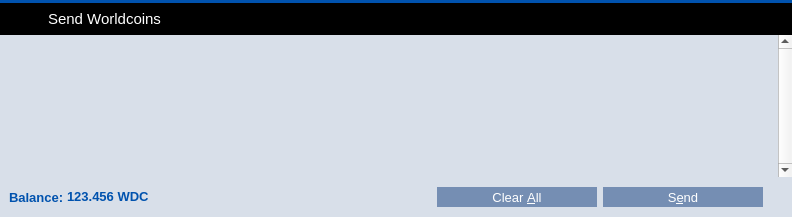
<?xml version="1.0" encoding="UTF-8"?>
<ui version="4.0">
 <class>SendCoinsDialog</class>
 <widget class="QDialog" name="SendCoinsDialog">
  <property name="geometry">
   <rect>
    <x>0</x>
    <y>0</y>
    <width>792</width>
    <height>217</height>
   </rect>
  </property>
  <property name="palette">
   <palette>
    <active>
     <colorrole role="Button">
      <brush brushstyle="SolidPattern">
       <color alpha="255">
        <red>0</red>
        <green>117</green>
        <blue>209</blue>
       </color>
      </brush>
     </colorrole>
     <colorrole role="Base">
      <brush brushstyle="SolidPattern">
       <color alpha="255">
        <red>0</red>
        <green>117</green>
        <blue>209</blue>
       </color>
      </brush>
     </colorrole>
     <colorrole role="Window">
      <brush brushstyle="SolidPattern">
       <color alpha="255">
        <red>0</red>
        <green>117</green>
        <blue>209</blue>
       </color>
      </brush>
     </colorrole>
    </active>
    <inactive>
     <colorrole role="Button">
      <brush brushstyle="SolidPattern">
       <color alpha="255">
        <red>0</red>
        <green>117</green>
        <blue>209</blue>
       </color>
      </brush>
     </colorrole>
     <colorrole role="Base">
      <brush brushstyle="SolidPattern">
       <color alpha="255">
        <red>0</red>
        <green>117</green>
        <blue>209</blue>
       </color>
      </brush>
     </colorrole>
     <colorrole role="Window">
      <brush brushstyle="SolidPattern">
       <color alpha="255">
        <red>0</red>
        <green>117</green>
        <blue>209</blue>
       </color>
      </brush>
     </colorrole>
    </inactive>
    <disabled>
     <colorrole role="Button">
      <brush brushstyle="SolidPattern">
       <color alpha="255">
        <red>0</red>
        <green>117</green>
        <blue>209</blue>
       </color>
      </brush>
     </colorrole>
     <colorrole role="Base">
      <brush brushstyle="SolidPattern">
       <color alpha="255">
        <red>0</red>
        <green>117</green>
        <blue>209</blue>
       </color>
      </brush>
     </colorrole>
     <colorrole role="Window">
      <brush brushstyle="SolidPattern">
       <color alpha="255">
        <red>0</red>
        <green>117</green>
        <blue>209</blue>
       </color>
      </brush>
     </colorrole>
    </disabled>
   </palette>
  </property>
  <property name="windowTitle">
   <string>Send Coins</string>
  </property>
  <property name="styleSheet">
   <string notr="true">#SendCoinsDialog {
	background-color: #0075d1;
}</string>
  </property>
  <layout class="QVBoxLayout" name="verticalLayout">
   <property name="spacing">
    <number>0</number>
   </property>
   <property name="leftMargin">
    <number>0</number>
   </property>
   <property name="topMargin">
    <number>0</number>
   </property>
   <property name="rightMargin">
    <number>0</number>
   </property>
   <property name="bottomMargin">
    <number>0</number>
   </property>
   <item>
    <widget class="Line" name="line_7">
     <property name="styleSheet">
      <string notr="true">background-color: #0052AE;</string>
     </property>
     <property name="frameShadow">
      <enum>QFrame::Raised</enum>
     </property>
     <property name="lineWidth">
      <number>0</number>
     </property>
     <property name="orientation">
      <enum>Qt::Horizontal</enum>
     </property>
    </widget>
   </item>
   <item>
    <widget class="QWidget" name="wSendMegsHeader" native="true">
     <property name="minimumSize">
      <size>
       <width>0</width>
       <height>32</height>
      </size>
     </property>
     <property name="maximumSize">
      <size>
       <width>16777215</width>
       <height>32</height>
      </size>
     </property>
     <property name="styleSheet">
      <string notr="true">#wSendMegsHeader {
	
	background-color: rgb(0, 0, 0);
}</string>
     </property>
     <property name="is_header" stdset="0">
      <bool>true</bool>
     </property>
     <widget class="QLabel" name="label_29">
      <property name="geometry">
       <rect>
        <x>9</x>
        <y>1</y>
        <width>37</width>
        <height>30</height>
       </rect>
      </property>
      <property name="sizePolicy">
       <sizepolicy hsizetype="Preferred" vsizetype="Preferred">
        <horstretch>0</horstretch>
        <verstretch>0</verstretch>
       </sizepolicy>
      </property>
      <property name="minimumSize">
       <size>
        <width>30</width>
        <height>30</height>
       </size>
      </property>
      <property name="maximumSize">
       <size>
        <width>44</width>
        <height>42</height>
       </size>
      </property>
      <property name="text">
       <string/>
      </property>
      <property name="pixmap">
       <pixmap resource="../res.qrc">:/res/download.png</pixmap>
      </property>
     </widget>
     <widget class="QLabel" name="label_30">
      <property name="geometry">
       <rect>
        <x>48</x>
        <y>7</y>
        <width>161</width>
        <height>18</height>
       </rect>
      </property>
      <property name="font">
       <font>
        <pointsize>11</pointsize>
        <stylestrategy>PreferAntialias</stylestrategy>
       </font>
      </property>
      <property name="styleSheet">
       <string notr="true">QLabel {
	color: #fff;
}</string>
      </property>
      <property name="text">
       <string>Send Worldcoins</string>
      </property>
     </widget>
    </widget>
   </item>
   <item>
    <widget class="QScrollArea" name="scrollArea">
     <property name="styleSheet">
      <string notr="true"> QScrollBar:vertical {
     border: 0px solid grey;
     background: white;
     width: 9px;
     margin: 0px 0px 0 0px;
 }
 QScrollBar::handle:vertical {
     background: #D8DFE9;
     min-width: 20px;
 }</string>
     </property>
     <property name="frameShape">
      <enum>QFrame::NoFrame</enum>
     </property>
     <property name="verticalScrollBarPolicy">
      <enum>Qt::ScrollBarAlwaysOn</enum>
     </property>
     <property name="widgetResizable">
      <bool>true</bool>
     </property>
     <widget class="QWidget" name="scrollAreaWidgetContents">
      <property name="geometry">
       <rect>
        <x>0</x>
        <y>0</y>
        <width>783</width>
        <height>137</height>
       </rect>
      </property>
      <property name="styleSheet">
       <string notr="true">#scrollAreaWidgetContents {
	background-color: #D8DFE9;
}</string>
      </property>
      <layout class="QVBoxLayout" name="verticalLayout_2">
       <property name="leftMargin">
        <number>0</number>
       </property>
       <property name="topMargin">
        <number>1</number>
       </property>
       <property name="rightMargin">
        <number>0</number>
       </property>
       <property name="bottomMargin">
        <number>0</number>
       </property>
       <item>
        <layout class="QVBoxLayout" name="entries">
         <property name="spacing">
          <number>6</number>
         </property>
        </layout>
       </item>
       <item>
        <spacer name="verticalSpacer">
         <property name="orientation">
          <enum>Qt::Vertical</enum>
         </property>
         <property name="sizeHint" stdset="0">
          <size>
           <width>20</width>
           <height>40</height>
          </size>
         </property>
        </spacer>
       </item>
      </layout>
     </widget>
    </widget>
   </item>
   <item>
    <widget class="QWidget" name="wContainer" native="true">
     <property name="styleSheet">
      <string notr="true">#wContainer {
	background-color: #D8DFE9;
}</string>
     </property>
     <layout class="QHBoxLayout" name="horizontalLayout_3">
      <property name="topMargin">
       <number>10</number>
      </property>
      <property name="bottomMargin">
       <number>10</number>
      </property>
      <item>
       <layout class="QHBoxLayout" name="horizontalLayout_2">
        <property name="spacing">
         <number>3</number>
        </property>
        <item>
         <widget class="QLabel" name="label">
          <property name="maximumSize">
           <size>
            <width>16777215</width>
            <height>25</height>
           </size>
          </property>
          <property name="font">
           <font>
            <pointsize>10</pointsize>
            <weight>75</weight>
            <bold>true</bold>
           </font>
          </property>
          <property name="styleSheet">
           <string notr="true">QLabel {
	color: #0052AE;
}</string>
          </property>
          <property name="text">
           <string>Balance:</string>
          </property>
         </widget>
        </item>
        <item>
         <widget class="QLabel" name="labelBalance">
          <property name="maximumSize">
           <size>
            <width>160</width>
            <height>25</height>
           </size>
          </property>
          <property name="font">
           <font>
            <pointsize>10</pointsize>
            <weight>75</weight>
            <bold>true</bold>
           </font>
          </property>
          <property name="cursor">
           <cursorShape>IBeamCursor</cursorShape>
          </property>
          <property name="styleSheet">
           <string notr="true">QLabel {
	color: #0052AE;
}</string>
          </property>
          <property name="text">
           <string>123.456 WDC</string>
          </property>
          <property name="textInteractionFlags">
           <set>Qt::LinksAccessibleByMouse|Qt::TextSelectableByKeyboard|Qt::TextSelectableByMouse</set>
          </property>
         </widget>
        </item>
       </layout>
      </item>
      <item>
       <spacer name="horizontalSpacer_4">
        <property name="orientation">
         <enum>Qt::Horizontal</enum>
        </property>
        <property name="sizeHint" stdset="0">
         <size>
          <width>40</width>
          <height>20</height>
         </size>
        </property>
       </spacer>
      </item>
      <item>
       <widget class="QPushButton" name="clearButton">
        <property name="minimumSize">
         <size>
          <width>160</width>
          <height>25</height>
         </size>
        </property>
        <property name="maximumSize">
         <size>
          <width>160</width>
          <height>25</height>
         </size>
        </property>
        <property name="font">
         <font>
          <pointsize>10</pointsize>
          <stylestrategy>PreferAntialias</stylestrategy>
         </font>
        </property>
        <property name="toolTip">
         <string>Remove all transaction fields</string>
        </property>
        <property name="styleSheet">
         <string notr="true">QPushButton {
	background-color: #758EB3;
	color: #FFFFFF;
	border: 0px solid gray;
	max-height: 20px;
	min-height: 20px;
	max-width: 160px;
	min-width: 160px;
}

QPushButton:hover {
	background-color: #0099CC;
}

QPushButton:pressed:flat {
	background-color: #9D0B17;
}</string>
        </property>
        <property name="text">
         <string>Clear &amp;All</string>
        </property>
        <property name="autoDefault">
         <bool>false</bool>
        </property>
        <property name="default">
         <bool>false</bool>
        </property>
        <property name="flat">
         <bool>true</bool>
        </property>
       </widget>
      </item>
      <item>
       <widget class="QPushButton" name="sendButton">
        <property name="minimumSize">
         <size>
          <width>160</width>
          <height>25</height>
         </size>
        </property>
        <property name="maximumSize">
         <size>
          <width>160</width>
          <height>25</height>
         </size>
        </property>
        <property name="font">
         <font>
          <pointsize>10</pointsize>
          <stylestrategy>PreferAntialias</stylestrategy>
         </font>
        </property>
        <property name="toolTip">
         <string>Confirm the send action</string>
        </property>
        <property name="styleSheet">
         <string notr="true">QPushButton {
	background-color: #758EB3;
	color: #FFFFFF;
	border: 0px solid gray;
	max-height: 20px;
	min-height: 20px;
	max-width: 160px;
	min-width: 160px;
}

QPushButton:hover {
	background-color: #0099CC;
}

QPushButton:pressed:flat {
	background-color: #9D0B17;
}</string>
        </property>
        <property name="text">
         <string>S&amp;end</string>
        </property>
        <property name="default">
         <bool>true</bool>
        </property>
        <property name="flat">
         <bool>true</bool>
        </property>
       </widget>
      </item>
      <item>
       <spacer name="horizontalSpacer_5">
        <property name="orientation">
         <enum>Qt::Horizontal</enum>
        </property>
        <property name="sizeType">
         <enum>QSizePolicy::Fixed</enum>
        </property>
        <property name="sizeHint" stdset="0">
         <size>
          <width>20</width>
          <height>20</height>
         </size>
        </property>
       </spacer>
      </item>
     </layout>
    </widget>
   </item>
  </layout>
 </widget>
 <resources>
  <include location="../res.qrc"/>
 </resources>
 <connections/>
</ui>
